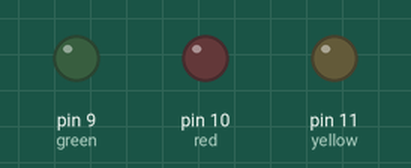
Bench run of a sketch on a simulated Arduino Uno, built with avr-gcc and run on an emulated ATmega328P. Shown: output pins drawn as LEDs (lit = HIGH).

Above: at 2.5 s.
At 6.5 s:
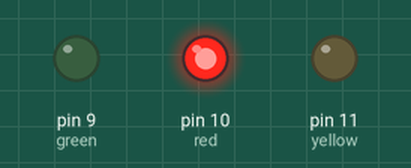
At 9.1 s:
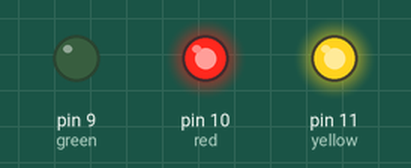
At 10.7 s:
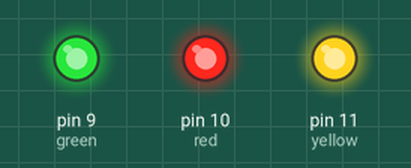
Timing chart, 0 to 14.6 s (numbered marks = the images above):
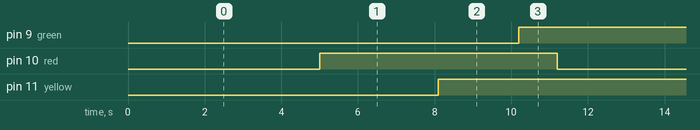

Measured:
- by itself, pin 9 (green): alternates HIGH for 9.2 s and LOW for 2.0 s
- by itself, pin 10 (red): alternates HIGH for 6.2 s and LOW for 5.0 s
- by itself, pin 11 (yellow): alternates HIGH for 8.2 s and LOW for 3.0 s

The sketch:

StopLight.ino
```cpp
int red = 10;
int yellow = 11;
int green = 9;
int greenlight_Time = 2000;
int yellowlight_Time = 3000;
int redlight_Time = 5000;
int delay1 = 100;

void setup() {
  pinMode(red, OUTPUT);
  pinMode(yellow, OUTPUT);
  pinMode(green, OUTPUT);
}

void redLed (int redlight){
    digitalWrite(red, LOW);
    delay(redlight);
    digitalWrite(red, HIGH);
    delay(delay1);
}

void yellowLed (int yellowlight){
    digitalWrite(yellow, LOW);
    delay(yellowlight);
    digitalWrite(yellow, HIGH);
    delay(delay1);
}

void greenLed (int greenlight){
    digitalWrite(green, LOW);
    delay(greenlight);
    digitalWrite(green, HIGH);
    delay(1000);
}

void loop() {
  redLed(redlight_Time);
  yellowLed(yellowlight_Time);
  greenLed(greenlight_Time);
}
```
